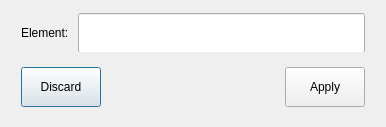
<?xml version="1.0" encoding="UTF-8"?>
<ui version="4.0">
 <class>Dialog</class>
 <widget class="QDialog" name="Dialog">
  <property name="geometry">
   <rect>
    <x>0</x>
    <y>0</y>
    <width>386</width>
    <height>127</height>
   </rect>
  </property>
  <property name="windowTitle">
   <string>New Category/Element</string>
  </property>
  <property name="windowIcon">
   <iconset>
    <normaloff>icons/icon.png</normaloff>icons/icon.png</iconset>
  </property>
  <layout class="QVBoxLayout" name="verticalLayout">
   <item>
    <widget class="QFrame" name="frame">
     <property name="sizePolicy">
      <sizepolicy hsizetype="Preferred" vsizetype="Expanding">
       <horstretch>0</horstretch>
       <verstretch>0</verstretch>
      </sizepolicy>
     </property>
     <property name="minimumSize">
      <size>
       <width>0</width>
       <height>41</height>
      </size>
     </property>
     <property name="maximumSize">
      <size>
       <width>16777215</width>
       <height>41</height>
      </size>
     </property>
     <property name="frameShape">
      <enum>QFrame::NoFrame</enum>
     </property>
     <property name="frameShadow">
      <enum>QFrame::Raised</enum>
     </property>
     <layout class="QHBoxLayout" name="horizontalLayout">
      <property name="leftMargin">
       <number>10</number>
      </property>
      <property name="topMargin">
       <number>2</number>
      </property>
      <property name="rightMargin">
       <number>10</number>
      </property>
      <property name="bottomMargin">
       <number>2</number>
      </property>
      <item>
       <widget class="QLabel" name="elementLabel">
        <property name="minimumSize">
         <size>
          <width>0</width>
          <height>40</height>
         </size>
        </property>
        <property name="maximumSize">
         <size>
          <width>16777215</width>
          <height>40</height>
         </size>
        </property>
        <property name="font">
         <font>
          <pointsize>9</pointsize>
          <weight>50</weight>
          <bold>false</bold>
         </font>
        </property>
        <property name="text">
         <string>Element: </string>
        </property>
       </widget>
      </item>
      <item>
       <widget class="QLineEdit" name="elementLineEdit">
        <property name="minimumSize">
         <size>
          <width>0</width>
          <height>40</height>
         </size>
        </property>
        <property name="maximumSize">
         <size>
          <width>16777215</width>
          <height>40</height>
         </size>
        </property>
        <property name="sizeIncrement">
         <size>
          <width>0</width>
          <height>40</height>
         </size>
        </property>
        <property name="font">
         <font>
          <pointsize>9</pointsize>
          <weight>50</weight>
          <bold>false</bold>
         </font>
        </property>
       </widget>
      </item>
     </layout>
    </widget>
   </item>
   <item>
    <widget class="QFrame" name="frame_2">
     <property name="frameShape">
      <enum>QFrame::NoFrame</enum>
     </property>
     <property name="frameShadow">
      <enum>QFrame::Raised</enum>
     </property>
     <layout class="QHBoxLayout" name="horizontalLayout_2">
      <property name="leftMargin">
       <number>10</number>
      </property>
      <property name="topMargin">
       <number>2</number>
      </property>
      <property name="rightMargin">
       <number>10</number>
      </property>
      <property name="bottomMargin">
       <number>2</number>
      </property>
      <item>
       <widget class="QPushButton" name="discardPushButton">
        <property name="minimumSize">
         <size>
          <width>0</width>
          <height>40</height>
         </size>
        </property>
        <property name="maximumSize">
         <size>
          <width>125</width>
          <height>40</height>
         </size>
        </property>
        <property name="text">
         <string>Discard</string>
        </property>
       </widget>
      </item>
      <item>
       <spacer name="horizontalSpacer">
        <property name="orientation">
         <enum>Qt::Horizontal</enum>
        </property>
        <property name="sizeHint" stdset="0">
         <size>
          <width>40</width>
          <height>20</height>
         </size>
        </property>
       </spacer>
      </item>
      <item>
       <widget class="QPushButton" name="applyPushButton">
        <property name="minimumSize">
         <size>
          <width>0</width>
          <height>40</height>
         </size>
        </property>
        <property name="maximumSize">
         <size>
          <width>125</width>
          <height>40</height>
         </size>
        </property>
        <property name="text">
         <string>Apply</string>
        </property>
       </widget>
      </item>
     </layout>
    </widget>
   </item>
  </layout>
 </widget>
 <resources/>
 <connections/>
</ui>
